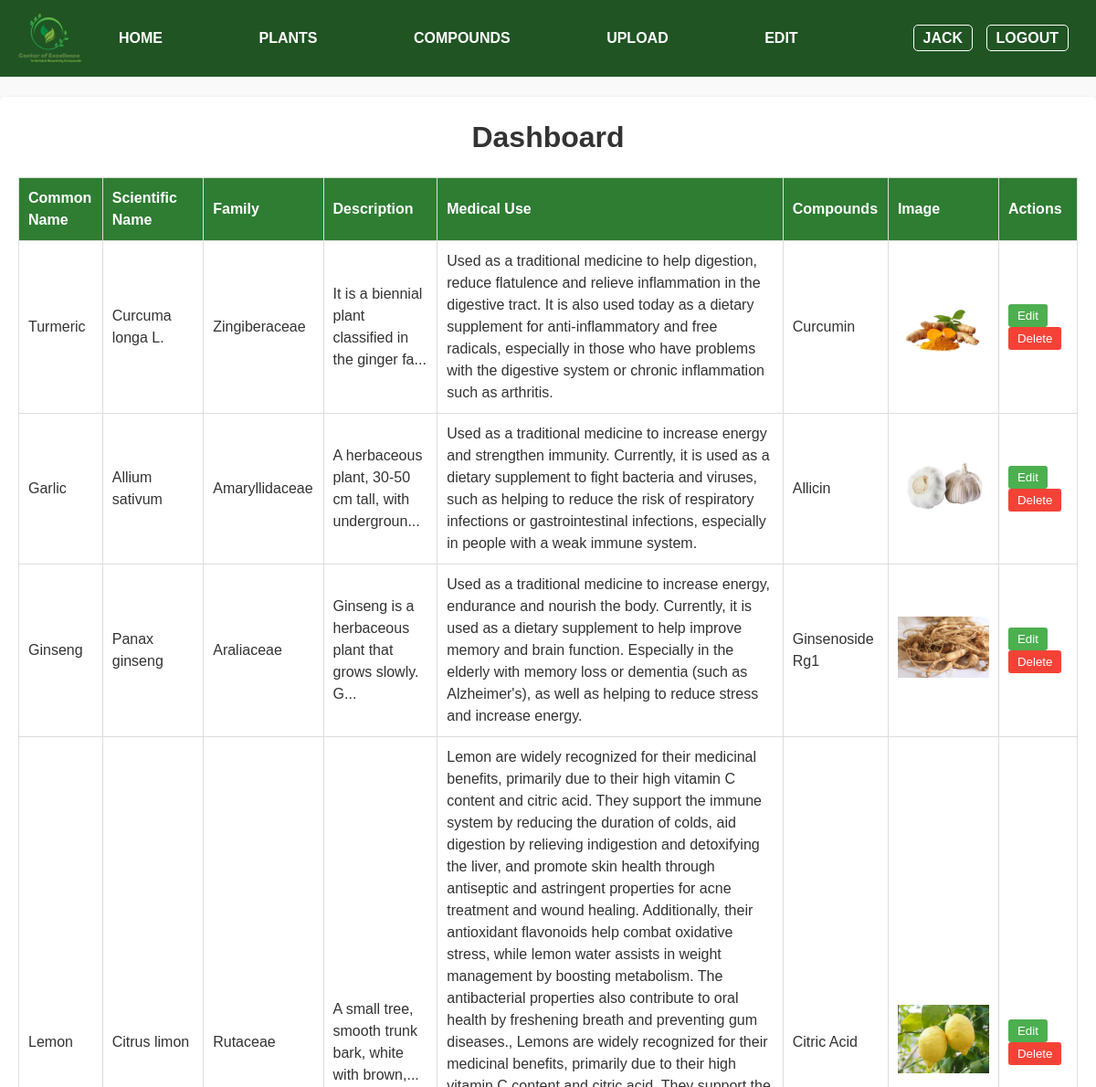
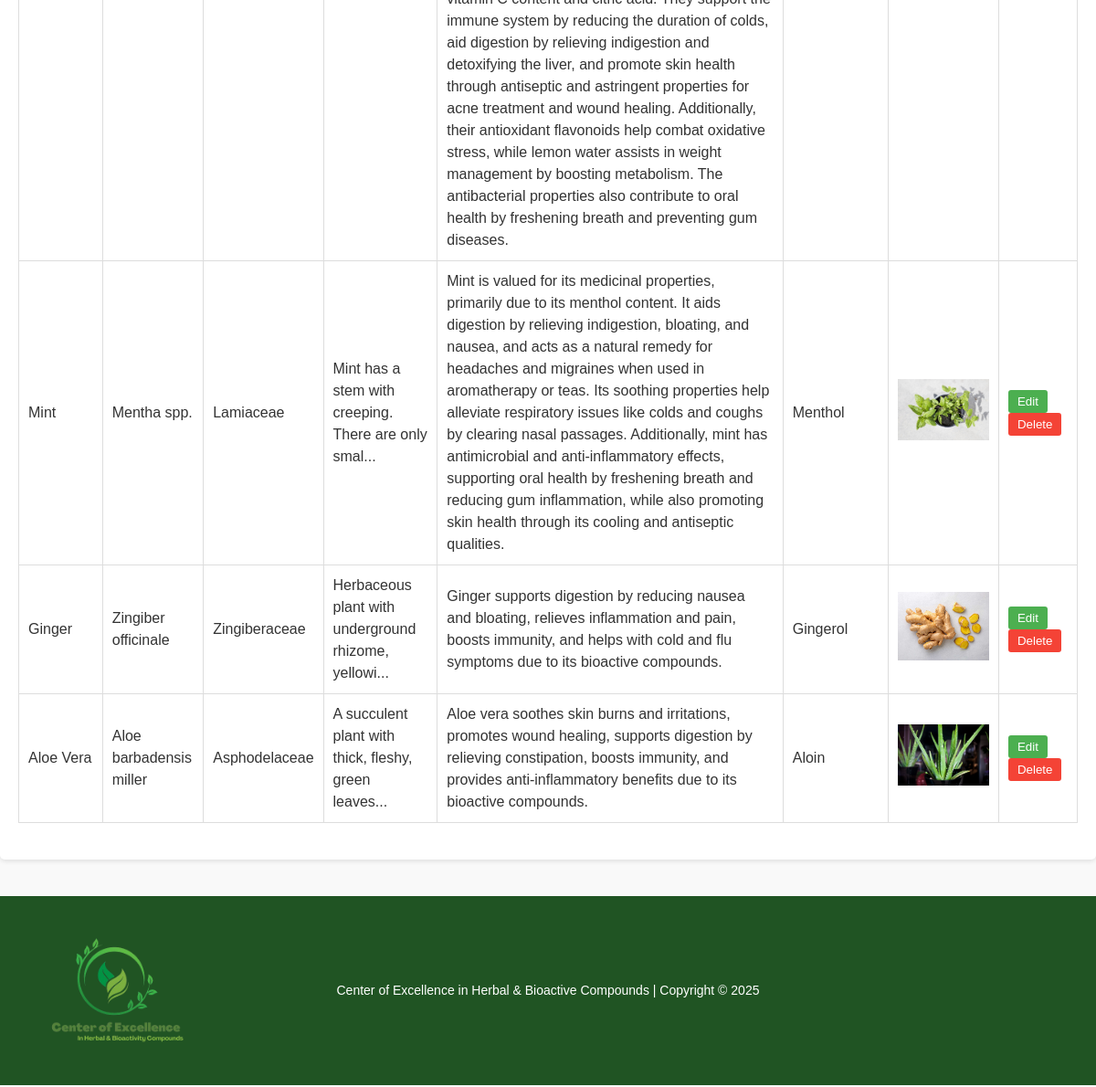
Screenshot of /dashbord.php (signed in) with the database file from the repository (2 pictures, top to bottom).
### tables this page shows
CREATE TABLE `plants` (
  `plant_id` int(11) NOT NULL,
  `common_name` varchar(50) NOT NULL,
  `scientific_name` varchar(255) NOT NULL,
  `family` varchar(50) NOT NULL,
  `plant_description` text NOT NULL,
  `plant_image` varchar(255) NOT NULL
);

### dashbord.php (the view, shortened to what this page needs)
<?php
require 'db_connect.php';
$plants = [];
$result = $conn->query("SELECT plants.*,
                               GROUP_CONCAT(DISTINCT medical_uses.medical_use SEPARATOR ', ') AS medical_uses,
                               GROUP_CONCAT(DISTINCT compounds.compound_name SEPARATOR ', ') AS compounds
                        FROM plants
                        LEFT JOIN medical_uses ON plants.plant_id = medical_uses.plant_id
                        LEFT JOIN plant_compound ON plants.plant_id = plant_compound.plant_id
                        LEFT JOIN compounds ON plant_compound.compound_id = compounds.compound_id
                        GROUP BY plants.plant_id");
if ($result) {
    $plants = $result->fetch_all(MYSQLI_ASSOC);
}
?>
<!DOCTYPE html>
<html lang="th">
<head>
</head>
<body>
    <div class="header">
        <img onclick="window.location.href='index.php'" src="img/Center_of_Excellence1-removebg-preview.png" alt="Logo">
        <div class="menu">
            <a href="index.php">HOME</a>
            <a href="plants.php">PLANTS</a>
            <a href="compounds.php">COMPOUNDS</a>
            <a href="upload.php">UPLOAD</a>
            <a href="dashbord.php">EDIT</a>
        </div>
        <div class="auth">
            <?php if (isset($_SESSION['loggedin']) && $_SESSION['loggedin']): ?>
                <a href="edit_profile.php" onclick="event.preventDefault(); window.location.href='edit_profile.php';"><?php echo htmlspecialchars($_SESSION['username']); ?></a>
                <a href="logout.php" style="border: 1px solid #fff; padding: 5px 10px; border-radius: 5px; margin-left: 10px;">Logout</a>
            <?php else: ?>
                <a href="login.php">Login</a>
                <a href="register.php">Register</a>
            <?php endif; ?>
        </div>
    </div>
    <div class="content">
        <h1>Dashboard</h1>
        <div class="table-container">
            <table>
                <thead>
                    <tr>
                        <th>Common Name</th>
                        <th>Scientific Name</th>
                        <th>Family</th>
                        <th>Description</th>
                        <th>Medical Use</th>
                        <th>Compounds</th>
                        <th>Image</th>
                        <th>Actions</th>
                    </tr>
                </thead>
                <tbody>
                    <?php foreach ($plants as $plant): ?>
                        <tr>
                            <td><?php echo htmlspecialchars($plant['common_name']); ?></td>
                            <td><?php echo htmlspecialchars($plant['scientific_name']); ?></td>
                            <td><?php echo htmlspecialchars($plant['family']); ?></td>
                            <td><?php echo htmlspecialchars(substr($plant['plant_description'], 0, 50)) . (strlen($plant['plant_description']) > 50 ? '...' : ''); ?></td>
                            <td><?php echo htmlspecialchars($plant['medical_uses'] ?? 'N/A'); ?></td>
                            <td><?php echo htmlspecialchars($plant['compounds'] ?? 'N/A'); ?></td>
                            <td><img src="<?php echo htmlspecialchars($plant['plant_image'] ?? 'https://via.placeholder.com/100'); ?>" alt="<?php echo htmlspecialchars($plant['common_name']); ?>"></td>
                            <td class="action-buttons">
                                <button class="edit" onclick="window.location.href='edit_data.php?id=<?php echo $plant['plant_id']; ?>'">Edit</button>
                                <button class="delete" onclick="if(confirm('คุณแน่ใจหรือไม่ที่จะลบ?')) window.location.href='dashbord.php?action=delete&id=<?php echo $plant['plant_id']; ?>'">Delete</button>
                            </td>
                        </tr>
                    <?php endforeach; ?>
                </tbody>
            </table>
        </div>
    </div>
    <div class="footer">
        <img onclick="window.location.href='index.php'" src="img/Center_of_Excellence1-removebg-preview.png" alt="Logo">
        <span>Center of Excellence in Herbal & Bioactive Compounds | Copyright © 2025</span>
    </div>
</body>
</html>

### dashbord.php (style rules this page uses)
* { box-sizing: border-box; margin: 0; padding: 0; font-family: 'Arial', sans-serif; }
body { background-color: #f9f9f9; color: #333; line-height: 1.5; }
.header { background-color: rgb(32, 84, 35); color: white; padding: 30px 30px; display: flex; align-items: center; justify-content: space-between; border-bottom: 2px solid #fff; }
.header img { width: 100px; left: 3px; position: absolute; cursor: pointer; }
.header .menu a { color: #fff; text-decoration: none; margin: 100px; margin-right: 1px; font-weight: 600; text-transform: uppercase; }
.header .auth a { color: #fff; text-decoration: none; margin-left: 15px; font-weight: 600; text-transform: uppercase; border: 1px solid #fff; padding: 5px 10px; border-radius: 5px; }
.content { max-width: 1200px; margin: 20px auto; padding: 20px; background-color: #fff; border-radius: 5px; box-shadow: 0 2px 5px rgba(0,0,0,0.1); }
.content h1 { font-size: 32px; font-weight: bold; margin-bottom: 20px; color: #333; text-align: center; }
.table-container { overflow-x: auto; }
table { width: 100%; border-collapse: collapse; margin-bottom: 20px; }
th, td { padding: 10px; border: 1px solid #ddd; text-align: left; }
th { background-color: #2e7d32; color: white; }
td img { max-width: 100px; max-height: 100px; }
.action-buttons button { padding: 5px 10px; margin-right: 5px; border: none; border-radius: 3px; cursor: pointer; }
.action-buttons .edit { background-color: #4CAF50; color: white; }
.action-buttons .delete { background-color: #f44336; color: white; }
.footer { background-color: rgb(32, 84, 35); color: white; text-align: center; padding: 93px; margin-top: 20px; width: 100%; display: flex; align-items: center; position: absolute; left: 0; }
.footer img { position: absolute; left: 20px; width: 210px; vertical-align: middle; margin-right: 5px; cursor: pointer; }
.footer span { font-size: 14px; margin: auto; }

### rows the page displays
plants: common_name "Turmeric", scientific_name "Curcuma longa L.", family "Zingiberaceae", plant_description "It is a biennial plant classified in the ginger fa", medical_uses "Used as a traditional medicine to help digestion, reduce flatulence and relieve inflammation in the digestive tract. It is also used today as a dietary supplement for anti-inflammatory and free radicals, especially in those who have problems with the digestive system or chronic inflammation such as arthritis.", compounds "Curcumin", plant_image+common_name (picture)
plants: common_name "Garlic", scientific_name "Allium sativum", family "Amaryllidaceae", plant_description "A herbaceous plant, 30-50 cm tall, with undergroun", medical_uses "Used as a traditional medicine to increase energy and strengthen immunity. Currently, it is used as a dietary supplement to fight bacteria and viruses, such as helping to reduce the risk of respiratory infections or gastrointestinal infections, especially in people with a weak immune system.", compounds "Allicin", plant_image (picture)
plants: common_name "Ginseng", scientific_name "Panax ginseng", family "Araliaceae", plant_description "Ginseng is a herbaceous plant that grows slowly. G", medical_uses "Used as a traditional medicine to increase energy, endurance and nourish the body. Currently, it is used as a dietary supplement to help improve memory and brain function. Especially in the elderly with memory loss or dementia (such as Alzheimer's), as well as helping to reduce stress and increase energy.", compounds "Ginsenoside Rg1", plant_image (picture)
plants: common_name "Lemon", scientific_name "Citrus limon", family "Rutaceae", plant_description "A small tree, smooth trunk bark, white with brown,", medical_uses "Lemon are widely recognized for their medicinal benefits, primarily due to their high vitamin C content and citric acid. They support the immune system by reducing the duration of colds, aid digestion by relieving indigestion and detoxifying the liver, and promote skin health through antiseptic and astringent properties for acne treatment and wound healing. Additionally, their antioxidant flavonoids help combat oxidative stress, while lemon water assists in weight management by boosting metabolism. The antibacterial properties also contribute to oral health by freshening breath and preventing gum diseases., Lemons are widely recognized for their medicinal benefits, primarily due to their…", compounds "Citric Acid", plant_image (picture)
plants: common_name "Mint", scientific_name "Mentha spp.", family "Lamiaceae", plant_description "Mint has a stem with creeping. There are only smal", medical_uses "Mint is valued for its medicinal properties, primarily due to its menthol content. It aids digestion by relieving indigestion, bloating, and nausea, and acts as a natural remedy for headaches and migraines when used in aromatherapy or teas. Its soothing properties help alleviate respiratory issues like colds and coughs by clearing nasal passages. Additionally, mint has antimicrobial and anti-inflammatory effects, supporting oral health by freshening breath and reducing gum inflammation, while also promoting skin health through its cooling and antiseptic qualities.", compounds "Menthol", plant_image (picture)
plants: common_name "Ginger", scientific_name "Zingiber officinale", family "Zingiberaceae", plant_description "Herbaceous plant with underground rhizome, yellowi", medical_uses "Ginger supports digestion by reducing nausea and bloating, relieves inflammation and pain, boosts immunity, and helps with cold and flu symptoms due to its bioactive compounds.", compounds "Gingerol", plant_image+common_name (picture)
plants: common_name "Aloe Vera", scientific_name "Aloe barbadensis miller", family "Asphodelaceae", plant_description "A succulent plant with thick, fleshy, green leaves", medical_uses "Aloe vera soothes skin burns and irritations, promotes wound healing, supports digestion by relieving constipation, boosts immunity, and provides anti-inflammatory benefits due to its bioactive compounds.", compounds "Aloin", plant_image+common_name (picture)

### other values shown
$_SESSION['username'] "JACK"
